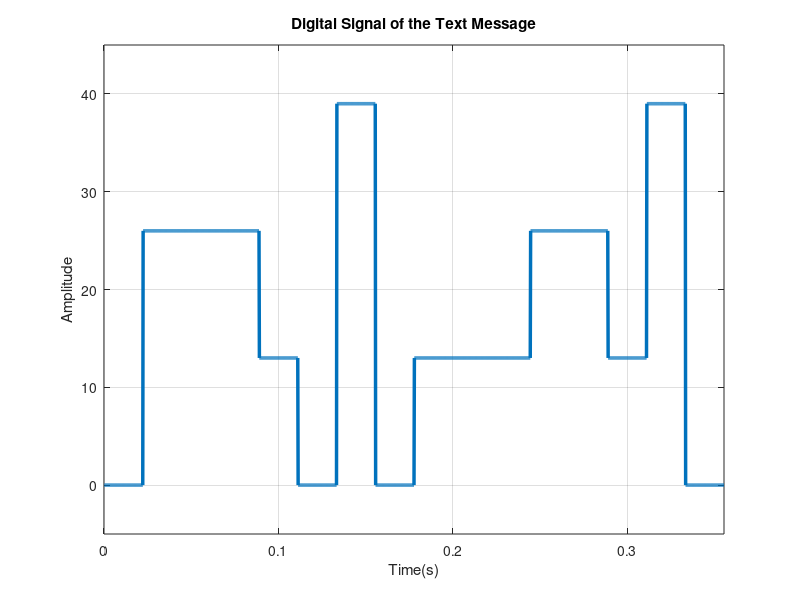
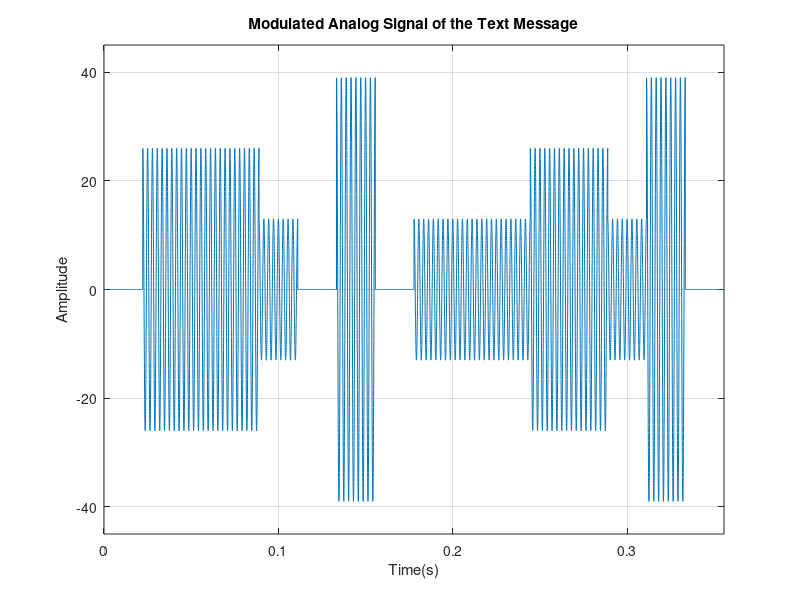
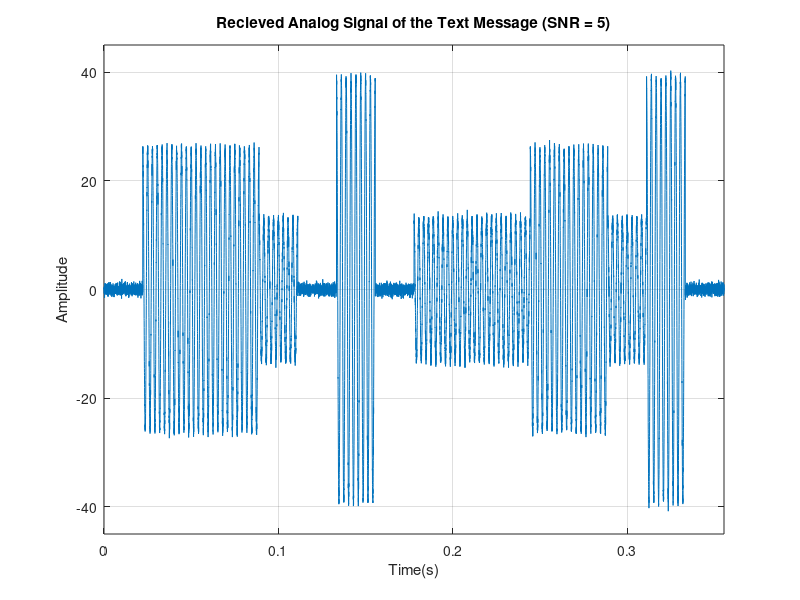
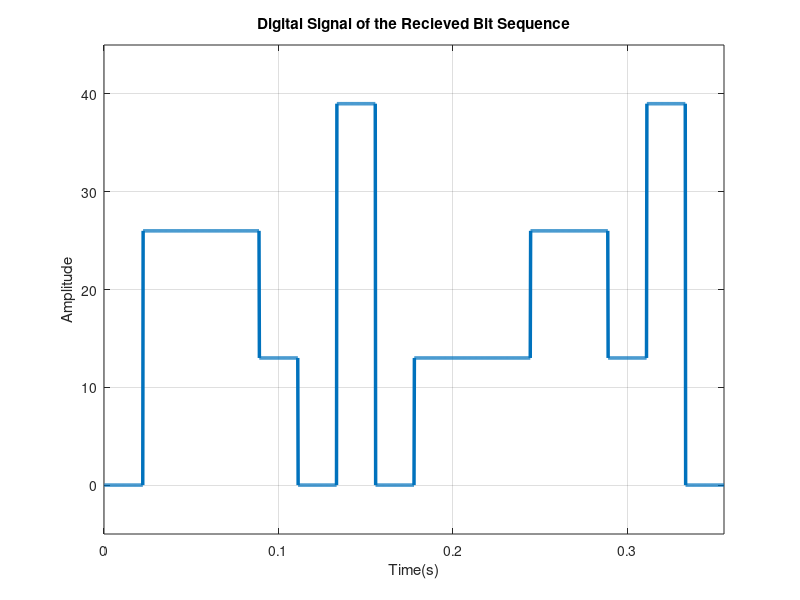

The MATLAB script that drew these images, in order:
%ID: 19-41468-3
A = 1;
b = 9;
C = 4;
D = 1;
E = 4;
F = 6;
G = 8;
H = 3;

am00 = 0;
am01 = (G+5); %(8+5) = 13
am10 = 2*(G+5); %2*(8+5) = 26
am11 = 3*(G+5); %3*(8+5) = 39

am = [am00 am01 am10 am11]; %amplitude for 4 level signal

cf = (G+1)*40; %carrier frequency = (8+1)*40 = 360 Hz

br = (G+1)*10; %bit rate = (8+1)*10 = 90
mbr = br/2; %modulated bit rate
mbp = 1/mbr; %modulated two bits period

txt = 'T2j9'; %message to transmit

%ans of (a) - convertion of text message into binary bit sequence

dec1 = double(txt); %text to ASCII (decimal)
p1 = 2.^(0:-1:-7); %2^0,2^-1,.......,2^-7
b1 = mod(floor(p1'*dec1),2); %decimal to binary conversion
bs = reshape(b1,1,numel(b1)); %bytes to serial conbversion

%end of ans of (a)

%ans of (b) - display of the bit sequence from (a)

ds = []; %digital signal of the bit sequence
for n=1:2:length(bs) %convertion of each two bits from the bit sequence to digital signal elements
    if bs(n)==0 && bs(n+1)==0
        rse = am(1)*ones(1,100);
    elseif bs(n)==0 && bs(n+1)==1
        rse = am(2)*ones(1,100);
    elseif bs(n)==1 && bs(n+1)==0
        rse = am(3)*ones(1,100);
    else
        rse = am(4)*ones(1,100);
    end
    ds = [ds rse];
end
t1 = mbp/100:mbp/100:100*(length(bs)/2)*(mbp/100); %time period for the digital signal
figure;
plot(t1,ds,'lineWidth',2.5);
ylabel('Amplitude');
xlabel('Time(s)');
title('Digital Signal of the Text Message');
grid on;
axis([ 0 mbp*(length(bs)/2) -5 45]);

%end of ans of (b)

%ans of (c) - apply QASK on digital signal from (b)

t2 = mbp/1000:mbp/1000:mbp; %time period for each signal elements
as = []; %modulated analog signal of the digital signal
for n=1:2:length(bs) %convertion of each two bits from the bit sequence to analog signal elements
    if bs(n)==0 && bs(n+1)==0
        y = am(1)*cos(2*pi*cf*t2);
    elseif bs(n)==0 && bs(n+1)==1
        y = am(2)*cos(2*pi*cf*t2);
    elseif bs(n)==1 && bs(n+1)==0
        y = am(3)*cos(2*pi*cf*t2);
    else
        y = am(4)*cos(2*pi*cf*t2);
    end
    as = [as y];
end
t3 = mbp/1000:mbp/1000:mbp*(length(bs)/2); %time period for the analog signal
figure;
plot(t3,as);
ylabel('Amplitude');
xlabel('Time(s)');
title('Modulated Analog Signal of the Text Message');
grid on;
axis([ 0 mbp*(length(bs)/2) -45 45]);

%end of ans (c)

%ans of (d) - add noice to the modulated signal from (c)

ras = awgn(as,5); %recieved noisy signal - add additive white gaussian noise

figure;
plot(t3,ras);
ylabel('Amplitude');
xlabel('Time(s)');
title('Recieved Analog Signal of the Text Message (SNR = 5)');
grid on;
axis([ 0 mbp*(length(bs)/2) -45 45]);

%end of ans (d)

%ans of (e) - recover bit sequence from the received noisy signal from (d)

rbs=[]; %recieved bit sequence of the noisy signal
for n=length(t2):length(t2):length(ras) %convertion of noisy signal elements to bit sequence
    y = cos(2*pi*cf*t2); %carrier siignal
    mm = y.*ras((n-(length(t2)-1)):n);
    z = trapz(t2,mm);
    zz = round((2*z/mbp));
    if(zz<(am(1)+am(2))/2) %logic level, if the value is less than the middle point between the next amplitude
        a = [0 0];
    elseif(zz<(am(2)+am(3))/2)
        a = [0 1];
    elseif(zz<(am(3)+am(4))/2)
        a = [1 0];
    else
        a = [1 1];
    end
    rbs=[rbs a];
end

%end of ans (e)

%ans of (f) - display of the recieved bit sequence from (e)

rds = []; %recieved digital signal of the bit sequence
for n=1:2:length(rbs) %convertion of each two bits from the recieved bit sequence to digital signal elements
    if rbs(n)==0 && rbs(n+1)==0
        rse = am(1)*ones(1,100);
    elseif rbs(n)==0 && rbs(n+1)==1
        rse = am(2)*ones(1,100);
    elseif rbs(n)==1 && rbs(n+1)==0
        rse = am(3)*ones(1,100);
    else
        rse = am(4)*ones(1,100);
    end
    rds = [rds rse];
end
figure;
plot(t1,rds,'lineWidth',2.5);
ylabel('Amplitude');
xlabel('Time(s)');
title('Digital Signal of the Recieved Bit Sequence');
grid on;
axis([ 0 mbp*(length(bs)/2) -5 45]);

%end of ans of (f)

%ans of (g) - convertion of recieved binary bit sequence into text message

l = length(rbs); %length of input string
l8 = 8*floor(l/8); %multiple of 8 length
b2 = reshape(rbs(1:l8),8,l8/8); %cols of d are bits of chars
p2 = 2.^(0:7); %power of 2
dec2 = p2*b2; %binary to decimal conversion
rtxt = char(dec2); %ASCII (decimal) to txt

Sent_Message = txt %output of sent message
Recieved_Message = rtxt %output of recieved message

%end of ans of (g)

%ans of (h) - impact of noise change in (d)

% Increasing the noise of the channel or decreasing the SNR results on
% unusable received signal at the receiver point. Changing the SNR value of
% the code 5 to -45, change the sent message to a different message
% at the reciever point.

%end of ans (h)